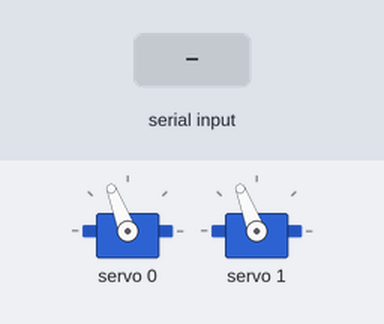
Bench run of a sketch on a simulated Arduino Uno, built with avr-gcc and run on an emulated ATmega328P. On the bench: 2 × servo. Inputs (shaded band) come from the test bench.

Above: at 1.2 s.
1.3 s: "90,45\n" received over Serial
At 2.3 s:
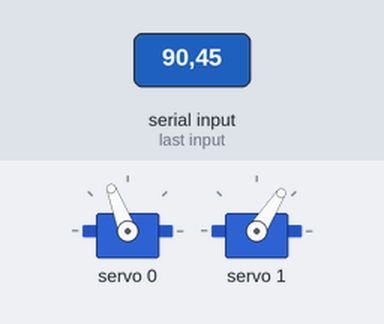
2.9 s: "30,150\n" received over Serial
At 4.3 s:
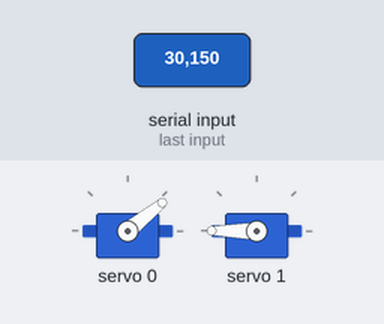
4.6 s: "1,90\n" received over Serial
At 5.2 s:
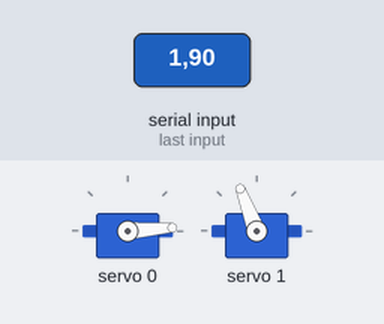
Timing chart, 0 to 7.6 s (numbered marks = the images above; inputs shaded):
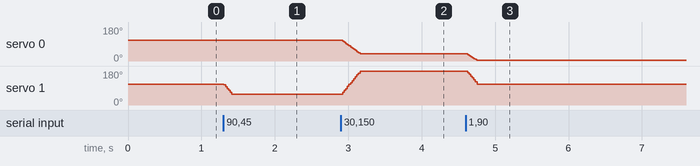

The sketch:

servo_control.ino
```cpp
#include <Wire.h>
#include <Adafruit_PWMServoDriver.h>

Adafruit_PWMServoDriver pwm = Adafruit_PWMServoDriver();

// servo pulse limits — standard for SG90 / MG90S
#define SERVO_MIN 117  // pulse count for 0 degrees
#define SERVO_MAX 575  // pulse count for 180 degrees

#define PAN_CHANNEL  0  // PCA9685 channel for pan servo
#define TILT_CHANNEL 1  // PCA9685 channel for tilt servo

// === SMOOTHING CONFIG ===
// SG90 is roughly 0.12s per 60 degrees at 4.8V (~400-500 deg/sec) — a bit
// slower and less consistent than the metal-gear MG90S. This caps the rate
// the servo is ASKED to move; set close to its real top speed so motion
// isn't artificially slower than the hardware can go. If it looks sluggish,
// raise this. If it buzzes/jitters at the end of moves, lower it.
const float MAX_SPEED_DEG_PER_SEC = 400.0;

// how often (ms) to recompute position and push a new PWM value. Runs on
// its own clock, independent of how often Python sends a new target — this
// is what makes motion smooth even though the camera only updates ~30x/sec.
// Lower = smoother but more I2C traffic. 5ms (200Hz) is safely within what
// the PCA9685 can handle.
const unsigned long UPDATE_INTERVAL_MS = 5;

// current actual (interpolated) position — what's really being sent to the servo
float currentPan = 90.0;
float currentTilt = 90.0;

// the move currently in progress
float moveStartPan = 90.0, moveStartTilt = 90.0;
float moveTargetPan = 90.0, moveTargetTilt = 90.0;
unsigned long moveStartTime = 0;
unsigned long moveDurationMs = 1;

unsigned long lastUpdateTime = 0;

void setup() {
  Serial.begin(115200);  // open serial connection to laptop
  pwm.begin();
  pwm.setPWMFreq(50);    // servos run at 50Hz
}

// converts a degree (0-180, float) to a PCA9685 pulse count
int degreeToPulse(float deg) {
  return (int)(SERVO_MIN + (deg / 180.0) * (SERVO_MAX - SERVO_MIN));
}

// called whenever a fresh target arrives over serial. Restarts the
// interpolation from wherever the servo ACTUALLY is right now (currentPan/
// currentTilt) rather than the old target — so a new camera frame arriving
// mid-move redirects smoothly instead of causing a jump or a stall.
void startNewMove(float newPan, float newTilt) {
  moveStartPan  = currentPan;
  moveStartTilt = currentTilt;
  moveTargetPan  = newPan;
  moveTargetTilt = newTilt;

  // duration is based on whichever axis has to travel further, at the max
  // speed above. Using ONE shared duration for both axes — rather than
  // capping each axis independently — is what keeps pan and tilt arriving
  // together instead of the shorter move finishing early and producing an
  // L-shaped path. The shorter axis is deliberately slowed down to match.
  float dist = max(abs(moveTargetPan - moveStartPan), abs(moveTargetTilt - moveStartTilt));
  moveDurationMs = (unsigned long)(1000.0 * dist / MAX_SPEED_DEG_PER_SEC);
  if (moveDurationMs < 1) moveDurationMs = 1;
  moveStartTime = millis();
}

void loop() {
  // read any new target from the camera/Python side. This does NOT move the
  // servo directly — it just updates what we're steering toward. Python can
  // send as fast as it wants, no delay needed on that end; this just becomes
  // the new destination for the interpolation below.
  if (Serial.available()) {
    String line = Serial.readStringUntil('\n');  // read one line
    int comma = line.indexOf(',');               // find the comma

    if (comma != -1) {
      int pan  = line.substring(0, comma).toInt();   // everything before comma
      int tilt = line.substring(comma + 1).toInt();  // everything after comma

      pan  = constrain(pan,  0, 180);
      tilt = constrain(tilt, 0, 180);

      startNewMove((float)pan, (float)tilt);
    }
  }

  // independent of serial timing: step the interpolation forward and push a
  // new PWM position every UPDATE_INTERVAL_MS. This is what actually
  // produces smooth, diagonal, jitter-free motion — it runs far more often
  // than new camera targets arrive.
  unsigned long now = millis();
  if (now - lastUpdateTime >= UPDATE_INTERVAL_MS) {
    lastUpdateTime = now;

    unsigned long elapsed = now - moveStartTime;
    float frac = (float)elapsed / (float)moveDurationMs;
    if (frac > 1.0) frac = 1.0;  // move complete — hold at target

    currentPan  = moveStartPan  + (moveTargetPan  - moveStartPan)  * frac;
    currentTilt = moveStartTilt + (moveTargetTilt - moveStartTilt) * frac;

    pwm.setPWM(PAN_CHANNEL,  0, degreeToPulse(currentPan));
    pwm.setPWM(TILT_CHANNEL, 0, degreeToPulse(currentTilt));
  }
}
```

Measured:
- after the input at 1.3 s, servo 1: 111° → 57° at once
- after the input at 2.9 s, servo 0: moves from 111° to 39° over 0.26 s, starting at once; servo 1: moves from 57° to 180° over 0.26 s, starting at once
- after the input at 4.6 s, servo 0: 39° → 4° at once; servo 1: 180° → 111° at once
